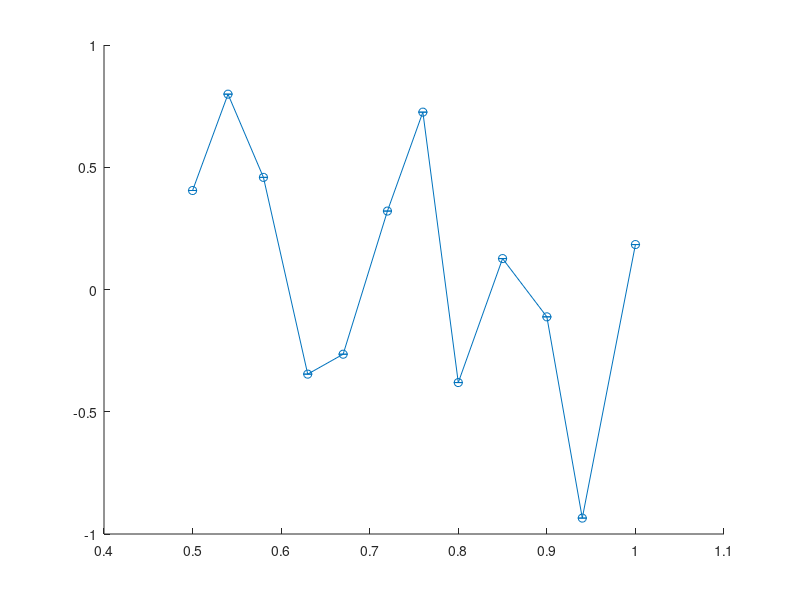

The MATLAB script that drew this image: (Note: this script raises an error after producing the figure.)
% Data
dataQoS = [0.50, 0.54, 0.58, 0.63, 0.67, 0.72, 0.76, 0.80, 0.85, 0.90, 0.94, 1];

numControllers = [1, 2, 3, 4, 5, 6, 7, 8, 9, 10, 11, 12];
%upperBound = [930.565792867038, 803.131585734076, 712.697378601114, 620.263171468152, 548.828964335190, 473.394757202229, 403.960550069267, 344.526342936305, 278.092135803343, 212.657928670381, 186.223721537419, 156.789514404457];
%lowerBound = [789.434207132962, 690.868414265924, 609.302621398886, 515.736828531848, 453.171035664810, 356.605242797772, 306.039449930733, 225.473657063695, 197.907864196657, 141.342071329619, 73.776278462581, 43.210485595543];
% upperBound = [930.565792867038, 803.131585734076, 712.697378601114, 620.263171468152, 548.828964335190, 473.394757202229, 403.960550069267, 344.526342936305, 278.092135803343, 212.657928670381, 186.223721537419, 156.789514404457];
% lowerBound = [789.434207132962, 690.868414265924, 609.302621398886, 515.736828531848, 453.171035664810, 356.605242797772, 306.039449930733, 225.473657063695, 197.907864196657, 141.342071329619, 73.776278462581, 43.210485595543];

% for i = 1:numel(dataQoS)
%     upperBound(i)= (12-i)*7+(10 + (15-10) .* rand(1,1));
%     lowerBound(i)=  (12-i)*7 +(7 + (10-7) .* rand(1,1));
% end
% for i = 1:numel(dataQoS)
%     upperBound(i)= (12-i)*9+  (10 + (14-10) .* rand(1,1));
%     lowerBound(i)=  (12-i)*9 +  (7 + (11-7) .* rand(1,1));
%     upperBound_high(i)= (12-i)*8+  (9 + (13-10) .* rand(1,1));
%     lowerBound_high(i)=  (12-i)*8 +  (7 + (10-7) .* rand(1,1));
% end
% upperBound(11)=upperBound(11)/2;
% lowerBound(12)=lowerBound(11)/2;

upperBound(12)=0;
lowerBound(12)=0;
meanValues(12)=0;
upperBound_high(12)=0;
lowerBound_high(12)=0;
meanValues_high(12)=0;
for i=1:12
    meanValues(i) = ((upperBound(i) + lowerBound(i)) / 2) + (-1 + (1+1) .* rand(1,1));
    meanValues_high(i) = ((upperBound_high(i) + lowerBound_high(i)) / 2) + (-1 + (1+1) .* rand(1,1));
end
% Create a figure
figure;

% Plot the intervals as lines
% for i = 1:numel(dataQoS)
%     line([dataQoS(i), dataQoS(i)], [lowerBound(i), upperBound(i)], 'Color', 'b', 'LineWidth', 2);
%     hold on;
% end
for i = 1:numel(dataQoS)
    err(i)=upperBound(i)-lowerBound(i);
    err_high(i)=upperBound_high(i)-lowerBound_high(i);
end

errorbar(dataQoS, meanValues,err, '-o', 'LineWidth', 2, 'MarkerSize', 8);
hold on;
errorbar(dataQoS, meanValues_high,err_high, '-o', 'LineWidth', 2, 'MarkerSize', 8);
hold on;

% Plot the mean values as a red line with red marker
plot(dataQoS, meanValues, 'r.-', 'MarkerSize', 5, 'LineWidth', 2, 'LineStyle', ':');
hold on;

% Plot the mean values as a red line with red marker
plot(dataQoS, meanValues_high, 'b.-', 'MarkerSize', 5, 'LineWidth', 2, 'LineStyle', ':');
%hold off;

% Customize the plot
xlabel('\beta', 'fontsize', 16)
ylabel('Controller-to-switch delay (slots)', 'fontsize', 16);
%ylabel('Overhead (kbps)', 'fontsize', 16);

% Adjust the appearance
ylim([0 ceil((upperBound(1)+err(1)))])
xlim([0.5 1]);
xticks(0.5:0.05:1);

% Create a custom legend
lgd = legend({'Moderate load','High load'}');
legend('Location', 'northeast')
lgd.FontSize = 12;

% Set the legend icon for "Mean Values" to a red line
%legend('Mean Values', 'Location', 'southeast', 'TextColor', 'r');
%print -f -depsc -tiff confinterval_overhead_moderate.eps